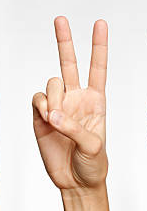
#> input picture images/hands/hand2.png, 147 x 211 px, found by its file name
$ python 'YCbCr&hsv.py'
#> lines starting #> are read from the running program, lines starting #| are printed output that depends on the picture; after the words box and inside, x2 and y2 are one past the last pixel; in counts of white or black regions, pixels touching at a corner belong together
import cv2
import numpy as np

#Open a simple image
img=cv2.imread("images/hands/hand2.png")
#> img is the input picture: shape (211, 147, 3); mean B, G, R 208.9, 218.8, 234.6

#converting from gbr to hsv color space
img_HSV = cv2.cvtColor(img, cv2.COLOR_BGR2HSV)
#> img_HSV: shape (211, 147, 3); mean H, S, V 10.1, 33.2, 234.9
#skin color range for hsv color space
HSV_mask = cv2.inRange(img_HSV, (0, 15, 0), (17,170,255))
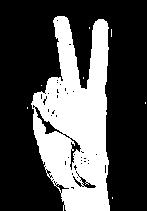
#> HSV_mask: shape (211, 147); 31.6% white; 8 white regions (7 under 20 px), largest, box (x1, y1, x2, y2) and area: (31, 16, 110, 211) 9794
HSV_mask = cv2.morphologyEx(HSV_mask, cv2.MORPH_OPEN, np.ones((3,3), np.uint8))
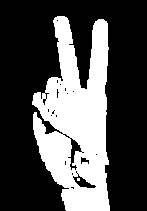
#> HSV_mask: shape (211, 147); 30.9% white; 2 white regions (1 under 20 px), largest, box (x1, y1, x2, y2) and area: (32, 16, 110, 211) 9580

#converting from gbr to YCbCr color space
img_YCrCb = cv2.cvtColor(img, cv2.COLOR_BGR2YCrCb)
#> img_YCrCb: shape (211, 147, 3); mean of channels 0, 1, 2 222.4, 136.7, 120.4
#skin color range for hsv color space
YCrCb_mask = cv2.inRange(img_YCrCb, (0, 135, 85), (255,180,135))
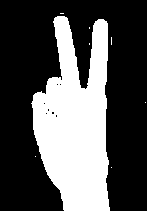
#> YCrCb_mask: shape (211, 147); 33.2% white; 8 white regions (7 under 20 px), largest, box (x1, y1, x2, y2) and area: (31, 16, 110, 211) 10289
YCrCb_mask = cv2.morphologyEx(YCrCb_mask, cv2.MORPH_OPEN, np.ones((3,3), np.uint8))
#> YCrCb_mask: shape (211, 147); 33.1% white; 1 white region, box (x1, y1, x2, y2) and area: (32, 16, 110, 211) 10279

#merge skin detection (YCbCr and hsv)
global_mask=cv2.bitwise_and(YCrCb_mask,HSV_mask)
#> global_mask: shape (211, 147); 30.8% white; 2 white regions (1 under 20 px), largest, box (x1, y1, x2, y2) and area: (32, 16, 110, 211) 9538
global_mask=cv2.medianBlur(global_mask,3)
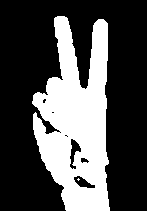
#> global_mask: shape (211, 147); 31.1% white; 2 white regions (1 under 20 px), largest, box (x1, y1, x2, y2) and area: (32, 16, 110, 211) 9627
global_mask = cv2.morphologyEx(global_mask, cv2.MORPH_OPEN, np.ones((4,4), np.uint8))
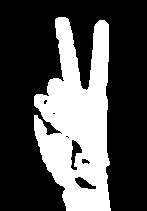
#> global_mask: shape (211, 147); 30.8% white; 1 white region, box (x1, y1, x2, y2) and area: (34, 17, 111, 211) 9563


HSV_result = cv2.bitwise_not(HSV_mask)
YCrCb_result = cv2.bitwise_not(YCrCb_mask)
global_result=cv2.bitwise_not(global_mask)

images = [img,HSV_result,YCrCb_result,global_result]
titles = ["Original image","HSv_result","YCrCb_result","global_result"]

from matplotlib import pyplot as plt

for i in range(len(images)):
    plt.subplot(1,4,i+1),plt.imshow(images[i],'gray')
    plt.title(titles[i])
    plt.xticks([])
    plt.yticks([])
#> this loop made 4 passes

plt.show()
#> figure, not shown here; B, G, R data is drawn as R, G, B

$ run again, with images/hands/hand0.png copied over images/hands/hand2.png
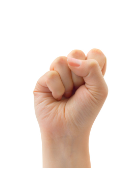
#> input picture images/hands/hand0.png, 132 x 185 px, found by its file name
#> img is the input picture: shape (185, 132, 3); mean B, G, R 219.7, 226.9, 239.8
#> img_HSV: shape (185, 132, 3); mean H, S, V 3.7, 26.5, 239.8
#> `HSV_mask = cv2.inRange(img_HSV, (0, 15, 0), (17,170,255))`:
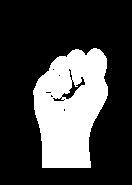
#> HSV_mask: shape (185, 132); 26.7% white; 1 white region, box (x1, y1, x2, y2) and area: (33, 48, 108, 168) 6532
#> img_YCrCb: shape (185, 132, 3); mean of channels 0, 1, 2 229.9, 135.1, 122.2
#> YCrCb_mask: shape (185, 132); 27.3% white; 1 white region, box (x1, y1, x2, y2) and area: (33, 48, 108, 168) 6670
#> `global_mask = cv2.morphologyEx(global_mask, cv2.MORPH_OPEN, np.ones((4..`:
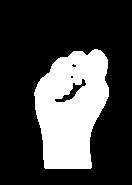
#> global_mask: shape (185, 132); 26.6% white; 1 white region, box (x1, y1, x2, y2) and area: (34, 49, 109, 169) 6494
#> HSV_result: shape (185, 132); 73.3% white; 1 black region, box (x1, y1, x2, y2) and area: (33, 48, 108, 168) 6511
#> the loop `for i in range(len(images)):` made 4 passes

$ run again, with images/hands/hand3.png copied over images/hands/hand2.png
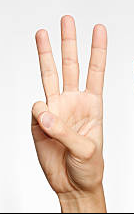
#> input picture images/hands/hand3.png, 134 x 214 px, found by its file name
#> img is the input picture: shape (214, 134, 3); mean B, G, R 207.3, 217.9, 233.9
#> img_HSV: shape (214, 134, 3); mean H, S, V 10.7, 33.6, 234.2
#> `HSV_mask = cv2.inRange(img_HSV, (0, 15, 0), (17,170,255))`:
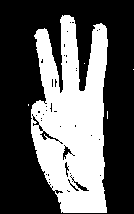
#> HSV_mask: shape (214, 134); 36.7% white; 5 white regions (4 under 20 px), largest, box (x1, y1, x2, y2) and area: (31, 15, 108, 213) 10512
#> img_YCrCb: shape (214, 134, 3); mean of channels 0, 1, 2 221.5, 136.9, 120
#> `global_mask = cv2.morphologyEx(global_mask, cv2.MORPH_OPEN, np.ones((4..`:
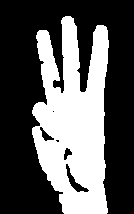
#> global_mask: shape (214, 134); 35.9% white; 1 white region, box (x1, y1, x2, y2) and area: (32, 16, 109, 214) 10302
#> HSV_result: shape (214, 134); 64% white; 3 black regions (2 under 20 px), largest, box (x1, y1, x2, y2) and area: (31, 15, 108, 213) 10307
#> YCrCb_result: shape (214, 134); 62.3% white; 1 black region, box (x1, y1, x2, y2) and area: (31, 15, 108, 213) 10822
#> the loop `for i in range(len(images)):` made 4 passes
